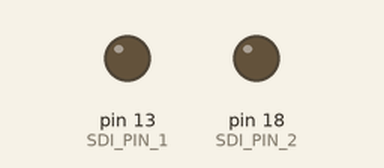
The program below on a simulated Raspberry Pi (header pin numbers). Parts: output pins drawn as LEDs (lit = HIGH). Pins used as bus, display or sensor lines are not drawn; what the program prints to the terminal is not drawn.

Above: at 3.6 s.
At 7.7 s:
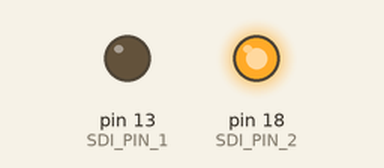
At 8.8 s:
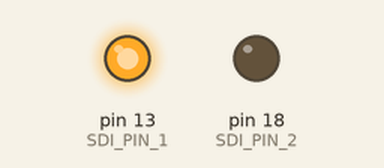
Timing chart, 0 to 18.9 s (numbered marks = the images above):
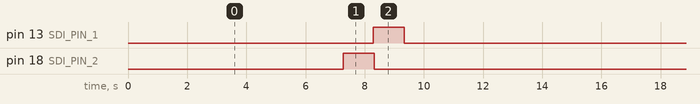

The program:

midterm.py
```python
import RPi.GPIO as GPIO
import time

SDI_PIN_1 = 13
RCLK_PIN_1 = 12
SRCLK_PIN_1 = 31

SDI_PIN_2 = 18
RCLK_PIN_2 = 15
SRCLK_PIN_2 = 35

alpha_codes = [0x77, 0x7C, 0x58, 0x5E, 0x79, 0x71, 0x6F, 0x74, 0x06, 0x0E, 0x70, 0x38, 0x37, 0x54, 0x5C, 0x73,
             0x67, 0x50, 0x6D, 0x78, 0x1C, 0x62, 0x7E, 0x76, 0x72, 0x5B]

def print_message():
    print('Program is running...')
    print('Please press Ctrl+C to end the program...')

def setup_gpio():
    GPIO.setwarnings(False)
    GPIO.setmode(GPIO.BOARD)
    GPIO.setup(SDI_PIN_1, GPIO.OUT)
    GPIO.setup(RCLK_PIN_1, GPIO.OUT)
    GPIO.setup(SRCLK_PIN_1, GPIO.OUT)
    GPIO.setup(SDI_PIN_2, GPIO.OUT)
    GPIO.setup(RCLK_PIN_2, GPIO.OUT)
    GPIO.setup(SRCLK_PIN_2, GPIO.OUT)

    GPIO.output(SDI_PIN_1, GPIO.LOW)
    GPIO.output(RCLK_PIN_1, GPIO.LOW)
    GPIO.output(SRCLK_PIN_1, GPIO.LOW)
    GPIO.output(SDI_PIN_2, GPIO.LOW)
    GPIO.output(RCLK_PIN_2, GPIO.LOW)
    GPIO.output(SRCLK_PIN_2, GPIO.LOW)

def shift_out(dat, sdi, rclk, srclk):
    for bit in range(0, 8):
        GPIO.output(sdi, 0x80 & (dat << bit))
        GPIO.output(srclk, GPIO.HIGH)
        time.sleep(0.001)
        GPIO.output(srclk, GPIO.LOW)
    GPIO.output(rclk, GPIO.HIGH)
    time.sleep(0.01)
    GPIO.output(rclk, GPIO.LOW)

def split_into_pairs(sentence_text):
    string_in_pair = []

    for i in range(1, len(sentence_text)):
        pair = (sentence_text[i-1], sentence_text[i])
        string_in_pair.append(pair)

    return string_in_pair

def display_message(msg_to_display):
    text_pairs = split_into_pairs(msg_to_display)
    while True:
        for pair in text_pairs:
            char1 = pair[0]
            char2 = pair[1]

            if char1.isalpha():
                char_index = ord(char1.upper()) - ord('A')
                if 0 <= char_index < len(alpha_codes):
                    shift_out(alpha_codes[char_index], SDI_PIN_1, RCLK_PIN_1, SRCLK_PIN_1)
            elif char1.isdigit():
                char_index = int(char1)
                if 0 <= char_index < len(alpha_codes):
                    shift_out(alpha_codes[char_index], SDI_PIN_1, RCLK_PIN_1, SRCLK_PIN_1)
            else:
                shift_out(0x00, SDI_PIN_1, RCLK_PIN_1, SRCLK_PIN_1)

            if char2.isalpha():
                char_index = ord(char2.upper()) - ord('A')
                if 0 <= char_index < len(alpha_codes):
                    shift_out(alpha_codes[char_index], SDI_PIN_2, RCLK_PIN_2, SRCLK_PIN_2)
            elif char2.isdigit():
                char_index = int(char2)
                if 0 <= char_index < len(alpha_codes):
                    shift_out(alpha_codes[char_index], SDI_PIN_2, RCLK_PIN_2, SRCLK_PIN_2)

            time.sleep(1)

def cleanup():
    GPIO.cleanup()

if __name__ == '__main__':
    print_message()
    setup_gpio()
    try:
        display_message('hiyoudidgoodjob')
    except KeyboardInterrupt:
        cleanup()
```

Measured:
- by itself, pin 13 (SDI_PIN_1), pin 18 (SDI_PIN_2): alternates HIGH for 1.0 s and LOW for 13.5 s
- by itself, everything shown: repeats every 14.5 s, in 27 steps
